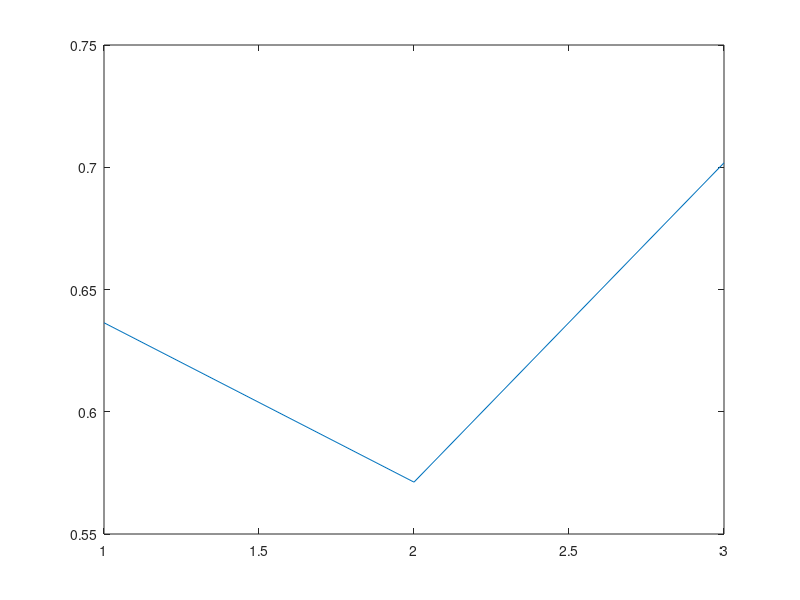
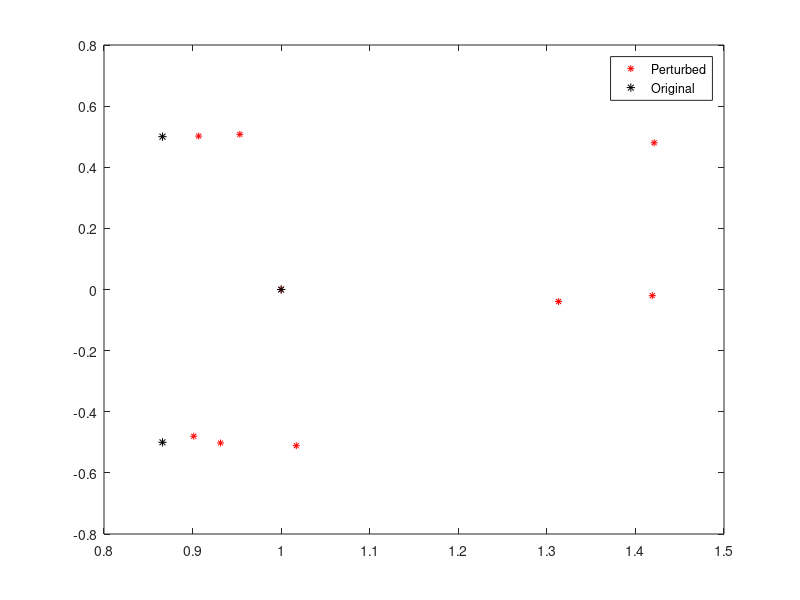

Write MATLAB code to recreate these figures, in order. (Note: this script raises an error after producing the figures.)
% script to test fragility theory
% 1. Create a 3x3, 4x4 matrix with 1 real eigenvalue and 2 complex
% conjugate eigenvalues
%
% 2. Compute minimum norm perturbation of real eigenvalue and complex
%
% 3. Show the minimum norm perturbation
close all;

%% add paths/library
addpath(genpath('../fragility_library/'));

%% create simulated matrices
% create a random matrix
A = randn(3,3);

% perform QR factorization to get an orthogonal matrix
[Q, ~] = qr(A);

conjev = sqrt(1-0.5^2);
L = diag([1, conjev+0.5i, conjev-0.5i]);
adjMat = Q*L*inv(Q);

radius = 1.5;
pertArgs.perturbationType = 'C';
pertArgs.w_space = linspace(-radius, radius, 101);
pertArgs.radius = radius;

perturbationType = pertArgs.perturbationType;
w_space = pertArgs.w_space;
radius = pertArgs.radius;

sigma = sqrt(radius^2 - w_space.^2); % move to the unit circle 1, for a plethora of different radial frequencies
b = [0; -1];                          % initialize for perturbation computation later
%% Perform Algorithm
%%- Compute Minimum Norm Perturbation
[N, ~] = size(adjMat);

% add to sigma and w to create a whole circle search
w_space = [w_space, w_space];
sigma = [-sigma, sigma];
minPerturbation = zeros(N,1); % initialize minPerturbation Matrix

% store min delta for each electrode X w
del_size = zeros(N, length(w_space));   % store min_norms
del_table = cell(N, 1);                 % store min_norm vector for each node

%%- grid search over sigma and w for each row to determine, what is
%%- the min norm perturbation
A = adjMat;
for iNode=1:N % 1st loop through each electrode
    ek = [zeros(iNode-1, 1); 1; zeros(N-iNode,1)]; % unit column vector at this node
   
    del_vecs = cell(length(w_space), 1);       % store all min_norm vectors
    for iW=1:length(w_space) % 2nd loop through frequencies
        curr_sigma = sigma(iW);
        curr_w = w_space(iW);
        lambda = curr_sigma + 1i*curr_w;
        
        % compute row, or column perturbation
        % A\b => Ax = b => x = inv(A)*b
        if (perturbationType == 'R')
            C = (A-lambda*eye(N))\ek;
        elseif (perturbationType == 'C')
            C = ek'/(A-lambda*eye(N)); 
%             C = (A-lambda*eye(N))'\ek;
        end

        %- extract real and imaginary components
        %- create B vector of constraints
        Cr = real(C);  Ci = imag(C);
        if strcmp(perturbationType, 'R')
            B = [Ci, Cr]';
        else
            B = [Ci; Cr];
%             B = [Ci, Cr]';
        end
        
        % compute perturbation necessary
        if w_space(iW) ~= 0
            del = B'*inv(B*B')*b;
        else
            del = -C./(norm(C)^2);
        end
        
        % store the l2-norm of the perturbation vector
        del_size(iNode, iW) = norm(del); 
        
        % store the perturbation vector at this specified radii point
        del_vecs{iW} = del;
        
        % test to make sure things are working...
%         if strcmp(perturbationType, 'C')
%             del = del';
%             try
%                 temp = del*ek';
%             catch e
%                 disp(e)
%                 temp = del'*ek'; 
%             end
%         else
%             temp = ek*del';
%         end
%         test = A + temp;
%         plot(real(eig(test)), imag(eig(test)), 'ko')
%         if isempty(find(abs(radius - abs(eig(test))) < 1e-8))
%             disp('Max eigenvalue is not displaced to correct location')
%         end
%         close all
    end

    %%- 03: Store Results min norm perturbation
    % find index of min norm perturbation for this node
    min_index = find(del_size(iNode,:) == min(del_size(iNode, :)));
    
    if length(min_index) == 1
        % store the min-norm perturbation vector for this node
        del_table(iNode) = {reshape(del_vecs{min_index}, N, 1)};
    else
        temp = del_vecs(min_index);

        for i=1:length(min_index)
            vec = reshape(temp{i}, N, 1);
            
            if i==1
                to_insert = vec;
            else
                to_insert = cat(2, to_insert, vec);
            end
        end
        
        del_table(iNode) = {to_insert};
    end
    
    % test on the min norm perturbation vector
%     if strcmp(perturbationType, 'C')
%         pertTest = del_vecs{min_index} * ek';
%     else
%         pertTest = ek*del_vecs{min_index};
%     end
%     test = A + pertTest;
%     plot(real(eig(test)), imag(eig(test)), 'ko')
    
    % store the min-norm perturbation for this node
    if length(min_index) > 1
        if del_size(iNode, min_index(1)) == del_size(iNode, min_index(2))
            minPerturbation(iNode) = del_size(iNode, min_index(1));
        end
    else
        minPerturbation(iNode) = del_size(iNode, min_index);
    end
end % end of loop through channels\

%% Plotting
figure;
plot(minPerturbation); hold on;

figure;
for chan=1:N
    ek = [zeros(chan-1, 1); 1; zeros(N-chan,1)]; % unit column vector at this node
    del = del_table{chan};
    if size(del, 2) == 1 || size(del, 1) == 1
        del = reshape(del, N, 1);
        temp = del*ek';
        test = adjMat + temp;
        a =plot(real(eig(test)), imag(eig(test)), 'r*', 'MarkerSize', 5); hold on;
    else
        for i=1:size(del,2)
            del_temp = reshape(squeeze(del(:,i)), N, 1);
            temp = del_temp*ek';
            test = adjMat + temp;
            plot(real(eig(test)), imag(eig(test)), 'g*', 'MarkerSize', 5); hold on;
        end
    end
end 
b= plot(real(eig(adjMat)), imag(eig(adjMat)), 'k*'); hold on;
legend([a, b], 'Perturbed', 'Original')
axes = gca;
xlabelStr = 'Real Part';
ylabelStr = 'Imag Part';
titleStr = ['Eigenspectrum of ', perturbationType, ' Perturbation'];
labelBasicAxes(axes, titleStr, ylabelStr, xlabelStr, FONTSIZE);
xlim([-radius radius]);
ylim([-radius radius]);
plot(get(axes, 'XLim'), [0 0], 'k');
plot([0 0], get(axes, 'YLim'), 'k');
th = 0:pi/50:2*pi;
r = 1; x = 0; y = 0;
xunit = r * cos(th) + x;
yunit = r * sin(th) + y;
h = plot(xunit, yunit);

